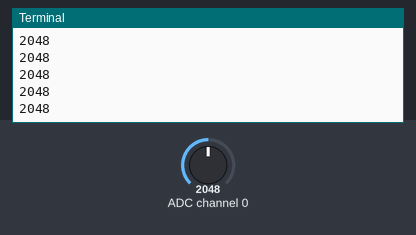
A program run on a simulated Raspberry Pi (BCM pin numbers). Shown: the last lines printed to the terminal. The inputs (shaded band) are chosen by the test bench; at power-on: ADC channel 0 = 2048 (analog values on the 0–4095 scale).

Above: at 1.2 s.
1.3 s: ADC channel 0 set to 2866
At 1.56 s:
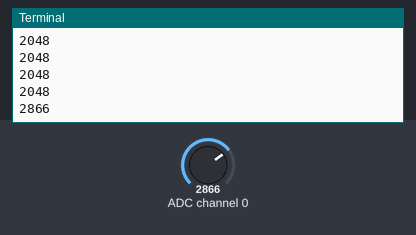
2.8 s: ADC channel 0 set to 3603
At 2.96 s:
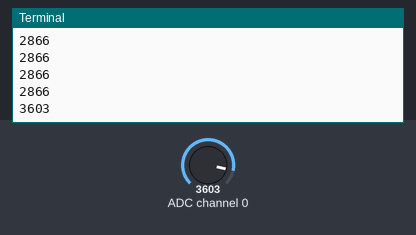
Timing chart, 0 to 5.8 s (numbered marks = the images above; inputs shaded):
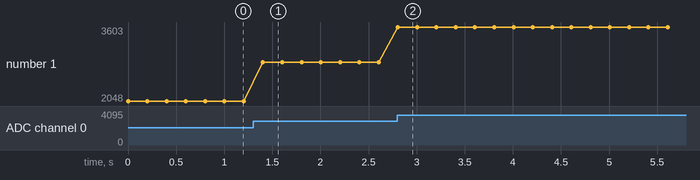

The program:

print_adc.py
```python
import adc # 別のファイルadc.pyで宣言した関数を使えるようにする。
import RPi.GPIO as GPIO
from time import sleep

GPIO.setmode(GPIO.BCM)
adc.init()

try:
    while True:
        inputVal0 = adc.read(0)
        print(inputVal0)
        sleep(0.2)

except KeyboardInterrupt:
    pass

GPIO.cleanup()
```

adc.py
```python
import RPi.GPIO as GPIO

# ピンの名前を変数として定義
SPICLK = 11
SPIMOSI = 10
SPIMISO = 9
SPICS = 8


def init():
    GPIO.setmode(GPIO.BCM)
    # SPI通信用の入出力を定義
    GPIO.setup(SPICLK, GPIO.OUT)
    GPIO.setup(SPIMOSI, GPIO.OUT)
    GPIO.setup(SPIMISO, GPIO.IN)
    GPIO.setup(SPICS, GPIO.OUT)

# MCP3208からSPI通信で12ビットのデジタル値を取得。0から7の8チャンネル使用可
def read(adcnum):
    if adcnum > 7 or adcnum < 0:
        return -1
    GPIO.output(SPICS, GPIO.HIGH)
    GPIO.output(SPICLK, GPIO.LOW)
    GPIO.output(SPICS, GPIO.LOW)

    commandout = adcnum
    commandout |= 0x18  # スタートビット＋シングルエンドビット
    commandout <<= 3    # LSBから8ビット目を送信するようにする
    for i in range(5):
        # LSBから数えて8ビット目から4ビット目までを送信
        if commandout & 0x80:
            GPIO.output(SPIMOSI, GPIO.HIGH)
        else:
            GPIO.output(SPIMOSI, GPIO.LOW)
        commandout <<= 1
        GPIO.output(SPICLK, GPIO.HIGH)
        GPIO.output(SPICLK, GPIO.LOW)
    adcout = 0
    # 13ビット読む（ヌルビット＋12ビットデータ）
    for i in range(13):
        GPIO.output(SPICLK, GPIO.HIGH)
        GPIO.output(SPICLK, GPIO.LOW)
        adcout <<= 1
        if i>0 and GPIO.input(SPIMISO)==GPIO.HIGH:
            adcout |= 0x1
    GPIO.output(SPICS, GPIO.HIGH)
    return adcout
```

Measured:
- after the input at 1.3 s, the terminal: prints a new line after 0.10 s (image 1)
- after the input at 2.8 s, the terminal: prints a new line at once (image 2)
- plotted number 1: 2048 → 2866 after the input at 1.3 s, 2866 → 3603 after the input at 2.8 s
